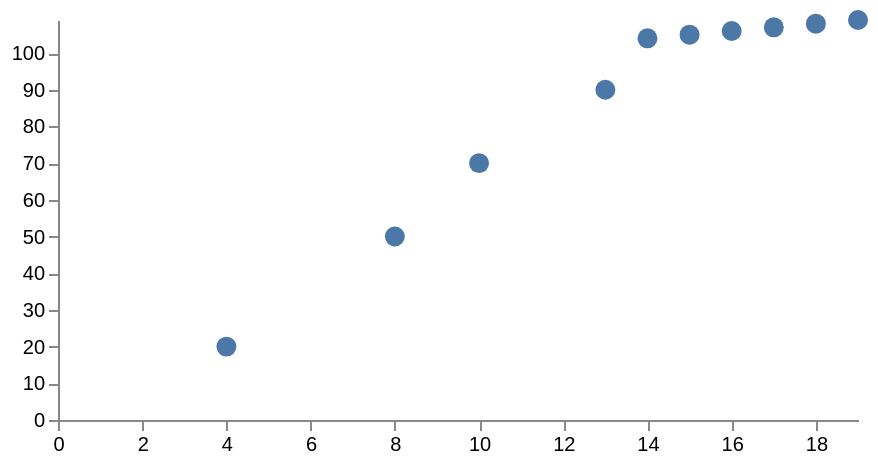

Here is the Vega-Lite specification saved for this chart:
### Vega specification from a JSON file in a GitHub repository (floating-point values rounded to 4 significant figures)
{"$schema": "https://vega.github.io/schema/vega/v6.json", "background": "#ffffff", "width": 400, "height": 200, "padding": 5, "data": [{"name": "source", "values": [{"a": 4, "b": 20, "c": 1001}, {"a": 8, "b": 50, "c": 1001}, {"a": 10, "b": 70, "c": 1002}, {"a": 13, "b": 90, "c": 1003}, {"a": 14, "b": 104, "c": 1004}, {"a": 15, "b": 105, "c": 1005}, {"a": 16, "b": 106, "c": 1006}, {"a": 17, "b": 107, "c": 1007}, {"a": 18, "b": 108, "c": 1008}, {"a": 19, "b": 109, "c": 1009}]}], "scales": [{"name": "x", "type": "linear", "domain": {"data": "source", "field": "a"}, "range": "width"}, {"name": "y", "type": "linear", "domain": {"data": "source", "field": "b"}, "range": "height"}, {"name": "size", "type": "linear", "domain": {"data": "source", "field": "c"}, "range": [10, 100]}], "axes": [{"orient": "bottom", "scale": "x"}, {"orient": "left", "scale": "y"}], "marks": [{"type": "symbol", "from": {"data": "source"}, "encode": {"enter": {"x": {"scale": "x", "field": "a"}, "y": {"scale": "y", "field": "b"}, "size": {"scale": "size", "field": "c"}, "shape": {"value": "circle"}, "strokeWidth": {"value": 2}}}}]}
